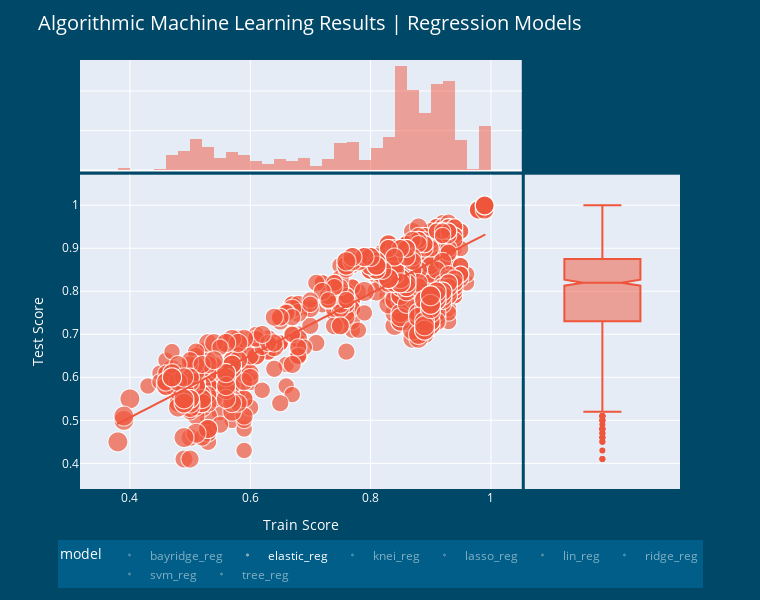

Notebook cell for this chart:
### Code cell
fig = px.scatter(res_reg_analysis_grp.loc[res_reg_analysis_grp.coef > 0], x = "train_score", y = "test_score", marginal_x = "histogram", marginal_y = "box", 
           color = "model", size = "coef", trendline = "ols", height = 600, width=760)

fig.update_layout(title = "Algorithmic Machine Learning Results | Regression Models", title_font = dict(size = 20, color = "white"),
                  paper_bgcolor = '#004868',
                  xaxis = dict(title = "Train Score", titlefont = dict(color = "white"), tickfont = dict(color = "white")),
                  yaxis = dict(title = "Test Score", titlefont = dict(color = "white"), tickfont = dict(color = "white")),                  
                  legend = dict(orientation = "h", x=0.5, y=-0.12, xanchor = "auto", itemsizing = "trace", 
                                bgcolor = "#005E88", itemdoubleclick = "toggleothers",
                                font = dict(color = "white")),
                 )

# py.plot(fig, filename = "RegML_algo_results2", auto_open = False)
# fig.show("svg")
fig.show()

### Figure 1 — Plotly figure (JSON) as saved in the notebook; plotly's stock layout.template omitted (floating-point values rounded to 4 significant figures; data arrays with more than 128 entries replaced by an {"elided": "..."} marker saying what was removed)
{"data": [{"hovertemplate": "model=bayridge_reg<br>train_score=%{x}<br>test_score=%{y}<br>coef=%{marker.size}<extra></extra>", "legendgroup": "bayridge_reg", "marker": {"color": "#636efa", "size": {"elided": "1036 float values"}, "sizemode": "area", "sizeref": 0.002, "symbol": "circle"}, "mode": "markers", "name": "bayridge_reg", "showlegend": true, "type": "scattergl", "visible": "legendonly", "x": {"elided": "1036 float values"}, "xaxis": "x", "y": {"elided": "1036 float values"}, "yaxis": "y"}, {"alignmentgroup": "True", "bingroup": "x", "hovertemplate": "model=bayridge_reg<br>train_score=%{x}<br>count=%{y}<extra></extra>", "legendgroup": "bayridge_reg", "marker": {"color": "#636efa"}, "name": "bayridge_reg", "offsetgroup": "bayridge_reg", "opacity": 0.5, "showlegend": false, "type": "histogram", "visible": "legendonly", "x": {"elided": "1036 float values"}, "xaxis": "x3", "yaxis": "y3"}, {"alignmentgroup": "True", "hovertemplate": "model=bayridge_reg<br>test_score=%{y}<extra></extra>", "legendgroup": "bayridge_reg", "marker": {"color": "#636efa", "symbol": "circle"}, "name": "bayridge_reg", "notched": true, "offsetgroup": "bayridge_reg", "showlegend": false, "type": "box", "visible": "legendonly", "xaxis": "x2", "y": {"elided": "1036 float values"}, "yaxis": "y2"}, {"hovertemplate": "<b>OLS trendline</b><br>test_score = 0.859759 * train_score + 0.0837033<br>R<sup>2</sup>=0.721681<br><br>model=bayridge_reg<br>train_score=%{x}<br>test_score=%{y} <b>(trend)</b><extra></extra>", "legendgroup": "bayridge_reg", "marker": {"color": "#636efa", "symbol": "circle"}, "mode": "lines", "name": "bayridge_reg", "showlegend": false, "type": "scattergl", "visible": "legendonly", "x": {"elided": "1036 float values"}, "xaxis": "x", "y": {"elided": "1036 float values"}, "yaxis": "y"}, {"hovertemplate": "model=elastic_reg<br>train_score=%{x}<br>test_score=%{y}<br>coef=%{marker.size}<extra></extra>", "legendgroup": "elastic_reg", "marker": {"color": "#EF553B", "size": {"elided": "1036 float values"}, "sizemode": "area", "sizeref": 0.002, "symbol": "circle"}, "mode": "markers", "name": "elastic_reg", "showlegend": true, "type": "scattergl", "visible": true, "x": {"elided": "1036 float values"}, "xaxis": "x", "y": {"elided": "1036 float values"}, "yaxis": "y"}, {"alignmentgroup": "True", "bingroup": "x", "hovertemplate": "model=elastic_reg<br>train_score=%{x}<br>count=%{y}<extra></extra>", "legendgroup": "elastic_reg", "marker": {"color": "#EF553B"}, "name": "elastic_reg", "offsetgroup": "elastic_reg", "opacity": 0.5, "showlegend": false, "type": "histogram", "visible": true, "x": {"elided": "1036 float values"}, "xaxis": "x3", "yaxis": "y3"}, {"alignmentgroup": "True", "hovertemplate": "model=elastic_reg<br>test_score=%{y}<extra></extra>", "legendgroup": "elastic_reg", "marker": {"color": "#EF553B", "symbol": "circle"}, "name": "elastic_reg", "notched": true, "offsetgroup": "elastic_reg", "showlegend": false, "type": "box", "visible": true, "xaxis": "x2", "y": {"elided": "1036 float values"}, "yaxis": "y2"}, {"hovertemplate": "<b>OLS trendline</b><br>test_score = 0.720547 * train_score + 0.218429<br>R<sup>2</sup>=0.748476<br><br>model=elastic_reg<br>train_score=%{x}<br>test_score=%{y} <b>(trend)</b><extra></extra>", "legendgroup": "elastic_reg", "marker": {"color": "#EF553B", "symbol": "circle"}, "mode": "lines", "name": "elastic_reg", "showlegend": false, "type": "scattergl", "visible": true, "x": {"elided": "1036 float values"}, "xaxis": "x", "y": {"elided": "1036 float values"}, "yaxis": "y"}, {"hovertemplate": "model=knei_reg<br>train_score=%{x}<br>test_score=%{y}<br>coef=%{marker.size}<extra></extra>", "legendgroup": "knei_reg", "marker": {"color": "#00cc96", "size": {"elided": "1036 float values"}, "sizemode": "area", "sizeref": 0.002, "symbol": "circle"}, "mode": "markers", "name": "knei_reg", "showlegend": true, "type": "scattergl", "visible": "legendonly", "x": {"elided": "1036 float values"}, "xaxis": "x", "y": {"elided": "1036 float values"}, "yaxis": "y"}, {"alignmentgroup": "True", "bingroup": "x", "hovertemplate": "model=knei_reg<br>train_score=%{x}<br>count=%{y}<extra></extra>", "legendgroup": "knei_reg", "marker": {"color": "#00cc96"}, "name": "knei_reg", "offsetgroup": "knei_reg", "opacity": 0.5, "showlegend": false, "type": "histogram", "visible": "legendonly", "x": {"elided": "1036 float values"}, "xaxis": "x3", "yaxis": "y3"}, {"alignmentgroup": "True", "hovertemplate": "model=knei_reg<br>test_score=%{y}<extra></extra>", "legendgroup": "knei_reg", "marker": {"color": "#00cc96", "symbol": "circle"}, "name": "knei_reg", "notched": true, "offsetgroup": "knei_reg", "showlegend": false, "type": "box", "visible": "legendonly", "xaxis": "x2", "y": {"elided": "1036 float values"}, "yaxis": "y2"}, {"hovertemplate": "<b>OLS trendline</b><br>test_score = 1.55655 * train_score + -0.582731<br>R<sup>2</sup>=0.606394<br><br>model=knei_reg<br>train_score=%{x}<br>test_score=%{y} <b>(trend)</b><extra></extra>", "legendgroup": "knei_reg", "marker": {"color": "#00cc96", "symbol": "circle"}, "mode": "lines", "name": "knei_reg", "showlegend": false, "type": "scattergl", "visible": "legendonly", "x": {"elided": "1036 float values"}, "xaxis": "x", "y": {"elided": "1036 float values"}, "yaxis": "y"}, {"hovertemplate": "model=lasso_reg<br>train_score=%{x}<br>test_score=%{y}<br>coef=%{marker.size}<extra></extra>", "legendgroup": "lasso_reg", "marker": {"color": "#ab63fa", "size": {"elided": "1036 float values"}, "sizemode": "area", "sizeref": 0.002, "symbol": "circle"}, "mode": "markers", "name": "lasso_reg", "showlegend": true, "type": "scattergl", "visible": "legendonly", "x": {"elided": "1036 float values"}, "xaxis": "x", "y": {"elided": "1036 float values"}, "yaxis": "y"}, {"alignmentgroup": "True", "bingroup": "x", "hovertemplate": "model=lasso_reg<br>train_score=%{x}<br>count=%{y}<extra></extra>", "legendgroup": "lasso_reg", "marker": {"color": "#ab63fa"}, "name": "lasso_reg", "offsetgroup": "lasso_reg", "opacity": 0.5, "showlegend": false, "type": "histogram", "visible": "legendonly", "x": {"elided": "1036 float values"}, "xaxis": "x3", "yaxis": "y3"}, {"alignmentgroup": "True", "hovertemplate": "model=lasso_reg<br>test_score=%{y}<extra></extra>", "legendgroup": "lasso_reg", "marker": {"color": "#ab63fa", "symbol": "circle"}, "name": "lasso_reg", "notched": true, "offsetgroup": "lasso_reg", "showlegend": false, "type": "box", "visible": "legendonly", "xaxis": "x2", "y": {"elided": "1036 float values"}, "yaxis": "y2"}, {"hovertemplate": "<b>OLS trendline</b><br>test_score = 0.973356 * train_score + 0.00949301<br>R<sup>2</sup>=0.972585<br><br>model=lasso_reg<br>train_score=%{x}<br>test_score=%{y} <b>(trend)</b><extra></extra>", "legendgroup": "lasso_reg", "marker": {"color": "#ab63fa", "symbol": "circle"}, "mode": "lines", "name": "lasso_reg", "showlegend": false, "type": "scattergl", "visible": "legendonly", "x": {"elided": "1036 float values"}, "xaxis": "x", "y": {"elided": "1036 float values"}, "yaxis": "y"}, {"hovertemplate": "model=lin_reg<br>train_score=%{x}<br>test_score=%{y}<br>coef=%{marker.size}<extra></extra>", "legendgroup": "lin_reg", "marker": {"color": "#FFA15A", "size": {"elided": "1036 float values"}, "sizemode": "area", "sizeref": 0.002, "symbol": "circle"}, "mode": "markers", "name": "lin_reg", "showlegend": true, "type": "scattergl", "visible": "legendonly", "x": {"elided": "1036 float values"}, "xaxis": "x", "y": {"elided": "1036 float values"}, "yaxis": "y"}, {"alignmentgroup": "True", "bingroup": "x", "hovertemplate": "model=lin_reg<br>train_score=%{x}<br>count=%{y}<extra></extra>", "legendgroup": "lin_reg", "marker": {"color": "#FFA15A"}, "name": "lin_reg", "offsetgroup": "lin_reg", "opacity": 0.5, "showlegend": false, "type": "histogram", "visible": "legendonly", "x": {"elided": "1036 float values"}, "xaxis": "x3", "yaxis": "y3"}, {"alignmentgroup": "True", "hovertemplate": "model=lin_reg<br>test_score=%{y}<extra></extra>", "legendgroup": "lin_reg", "marker": {"color": "#FFA15A", "symbol": "circle"}, "name": "lin_reg", "notched": true, "offsetgroup": "lin_reg", "showlegend": false, "type": "box", "visible": "legendonly", "xaxis": "x2", "y": {"elided": "1036 float values"}, "yaxis": "y2"}, {"hovertemplate": "<b>OLS trendline</b><br>test_score = 0.884308 * train_score + 0.0513068<br>R<sup>2</sup>=0.614046<br><br>model=lin_reg<br>train_score=%{x}<br>test_score=%{y} <b>(trend)</b><extra></extra>", "legendgroup": "lin_reg", "marker": {"color": "#FFA15A", "symbol": "circle"}, "mode": "lines", "name": "lin_reg", "showlegend": false, "type": "scattergl", "visible": "legendonly", "x": {"elided": "1036 float values"}, "xaxis": "x", "y": {"elided": "1036 float values"}, "yaxis": "y"}, {"hovertemplate": "model=ridge_reg<br>train_score=%{x}<br>test_score=%{y}<br>coef=%{marker.size}<extra></extra>", "legendgroup": "ridge_reg", "marker": {"color": "#19d3f3", "size": {"elided": "1036 float values"}, "sizemode": "area", "sizeref": 0.002, "symbol": "circle"}, "mode": "markers", "name": "ridge_reg", "showlegend": true, "type": "scattergl", "visible": "legendonly", "x": {"elided": "1036 float values"}, "xaxis": "x", "y": {"elided": "1036 float values"}, "yaxis": "y"}, {"alignmentgroup": "True", "bingroup": "x", "hovertemplate": "model=ridge_reg<br>train_score=%{x}<br>count=%{y}<extra></extra>", "legendgroup": "ridge_reg", "marker": {"color": "#19d3f3"}, "name": "ridge_reg", "offsetgroup": "ridge_reg", "opacity": 0.5, "showlegend": false, "type": "histogram", "visible": "legendonly", "x": {"elided": "1036 float values"}, "xaxis": "x3", "yaxis": "y3"}, {"alignmentgroup": "True", "hovertemplate": "model=ridge_reg<br>test_score=%{y}<extra></extra>", "legendgroup": "ridge_reg", "marker": {"color": "#19d3f3", "symbol": "circle"}, "name": "ridge_reg", "notched": true, "offsetgroup": "ridge_reg", "showlegend": false, "type": "box", "visible": "legendonly", "xaxis": "x2", "y": {"elided": "1036 float values"}, "yaxis": "y2"}, {"hovertemplate": "<b>OLS trendline</b><br>test_score = 0.812018 * train_score + 0.128911<br>R<sup>2</sup>=0.746662<br><br>model=ridge_reg<br>train_score=%{x}<br>test_score=%{y} <b>(trend)</b><extra></extra>", "legendgroup": "ridge_reg", "marker": {"color": "#19d3f3", "symbol": "circle"}, "mode": "lines", "name": "ridge_reg", "showlegend": false, "type": "scattergl", "visible": "legendonly", "x": {"elided": "1036 float values"}, "xaxis": "x", "y": {"elided": "1036 float values"}, "yaxis": "y"}, {"hovertemplate": "model=svm_reg<br>train_score=%{x}<br>test_score=%{y}<br>coef=%{marker.size}<extra></extra>", "legendgroup": "svm_reg", "marker": {"color": "#FF6692", "size": {"elided": "1036 float values"}, "sizemode": "area", "sizeref": 0.002, "symbol": "circle"}, "mode": "markers", "name": "svm_reg", "showlegend": true, "type": "scattergl", "visible": "legendonly", "x": {"elided": "1036 float values"}, "xaxis": "x", "y": {"elided": "1036 float values"}, "yaxis": "y"}, {"alignmentgroup": "True", "bingroup": "x", "hovertemplate": "model=svm_reg<br>train_score=%{x}<br>count=%{y}<extra></extra>", "legendgroup": "svm_reg", "marker": {"color": "#FF6692"}, "name": "svm_reg", "offsetgroup": "svm_reg", "opacity": 0.5, "showlegend": false, "type": "histogram", "visible": "legendonly", "x": {"elided": "1036 float values"}, "xaxis": "x3", "yaxis": "y3"}, {"alignmentgroup": "True", "hovertemplate": "model=svm_reg<br>test_score=%{y}<extra></extra>", "legendgroup": "svm_reg", "marker": {"color": "#FF6692", "symbol": "circle"}, "name": "svm_reg", "notched": true, "offsetgroup": "svm_reg", "showlegend": false, "type": "box", "visible": "legendonly", "xaxis": "x2", "y": {"elided": "1036 float values"}, "yaxis": "y2"}, {"hovertemplate": "<b>OLS trendline</b><br>test_score = 1.00833 * train_score + -0.0393714<br>R<sup>2</sup>=0.589863<br><br>model=svm_reg<br>train_score=%{x}<br>test_score=%{y} <b>(trend)</b><extra></extra>", "legendgroup": "svm_reg", "marker": {"color": "#FF6692", "symbol": "circle"}, "mode": "lines", "name": "svm_reg", "showlegend": false, "type": "scattergl", "visible": "legendonly", "x": {"elided": "1036 float values"}, "xaxis": "x", "y": {"elided": "1036 float values"}, "yaxis": "y"}, {"hovertemplate": "model=tree_reg<br>train_score=%{x}<br>test_score=%{y}<br>coef=%{marker.size}<extra></extra>", "legendgroup": "tree_reg", "marker": {"color": "#B6E880", "size": {"elided": "1036 float values"}, "sizemode": "area", "sizeref": 0.002, "symbol": "circle"}, "mode": "markers", "name": "tree_reg", "showlegend": true, "type": "scattergl", "visible": "legendonly", "x": {"elided": "1036 float values"}, "xaxis": "x", "y": {"elided": "1036 float values"}, "yaxis": "y"}, {"alignmentgroup": "True", "bingroup": "x", "hovertemplate": "model=tree_reg<br>train_score=%{x}<br>count=%{y}<extra></extra>", "legendgroup": "tree_reg", "marker": {"color": "#B6E880"}, "name": "tree_reg", "offsetgroup": "tree_reg", "opacity": 0.5, "showlegend": false, "type": "histogram", "visible": "legendonly", "x": {"elided": "1036 float values"}, "xaxis": "x3", "yaxis": "y3"}, {"alignmentgroup": "True", "hovertemplate": "model=tree_reg<br>test_score=%{y}<extra></extra>", "legendgroup": "tree_reg", "marker": {"color": "#B6E880", "symbol": "circle"}, "name": "tree_reg", "notched": true, "offsetgroup": "tree_reg", "showlegend": false, "type": "box", "visible": "legendonly", "xaxis": "x2", "y": {"elided": "1036 float values"}, "yaxis": "y2"}, {"hovertemplate": "<b>OLS trendline</b><br>test_score = 0.763808 * train_score + 0.0581739<br>R<sup>2</sup>=0.634152<br><br>model=tree_reg<br>train_score=%{x}<br>test_score=%{y} <b>(trend)</b><extra></extra>", "legendgroup": "tree_reg", "marker": {"color": "#B6E880", "symbol": "circle"}, "mode": "lines", "name": "tree_reg", "showlegend": false, "type": "scattergl", "visible": "legendonly", "x": {"elided": "1036 float values"}, "xaxis": "x", "y": {"elided": "1036 float values"}, "yaxis": "y"}], "layout": {"barmode": "overlay", "height": 600, "legend": {"bgcolor": "#005E88", "font": {"color": "white"}, "itemdoubleclick": "toggleothers", "itemsizing": "trace", "orientation": "h", "title": {"text": "model"}, "tracegroupgap": 0, "x": 0.5, "xanchor": "auto", "y": -0.12}, "margin": {"t": 60}, "paper_bgcolor": "#004868", "title": {"font": {"color": "white", "size": 20}, "text": "Algorithmic Machine Learning Results | Regression Models"}, "width": 760, "xaxis": {"anchor": "y", "autorange": true, "domain": [0, 0.7363], "range": [0.317, 1.051], "tickfont": {"color": "white"}, "title": {"font": {"color": "white"}, "text": "Train Score"}, "type": "linear"}, "xaxis2": {"anchor": "y2", "autorange": true, "domain": [0.7413, 1], "matches": "x2", "range": [-0.5, 0.5], "showgrid": false, "showline": false, "showticklabels": false, "ticks": "", "type": "category"}, "xaxis3": {"anchor": "y3", "autorange": true, "domain": [0, 0.7363], "matches": "x", "range": [0.317, 1.051], "showgrid": true, "showticklabels": false, "type": "linear"}, "xaxis4": {"anchor": "y4", "domain": [0.7413, 1], "matches": "x2", "showgrid": false, "showline": false, "showticklabels": false, "ticks": ""}, "yaxis": {"anchor": "x", "autorange": true, "domain": [0, 0.7326], "range": [0.3403, 1.071], "tickfont": {"color": "white"}, "title": {"font": {"color": "white"}, "text": "Test Score"}, "type": "linear"}, "yaxis2": {"anchor": "x2", "autorange": true, "domain": [0, 0.7326], "matches": "y", "range": [0.3403, 1.071], "showgrid": true, "showticklabels": false, "type": "linear"}, "yaxis3": {"anchor": "x3", "autorange": true, "domain": [0.7426, 1], "matches": "y3", "range": [0, 138.9], "showgrid": true, "showline": false, "showticklabels": false, "ticks": ""}, "yaxis4": {"anchor": "x4", "domain": [0.7426, 1], "matches": "y3", "showgrid": true, "showline": false, "showticklabels": false, "ticks": ""}}}
